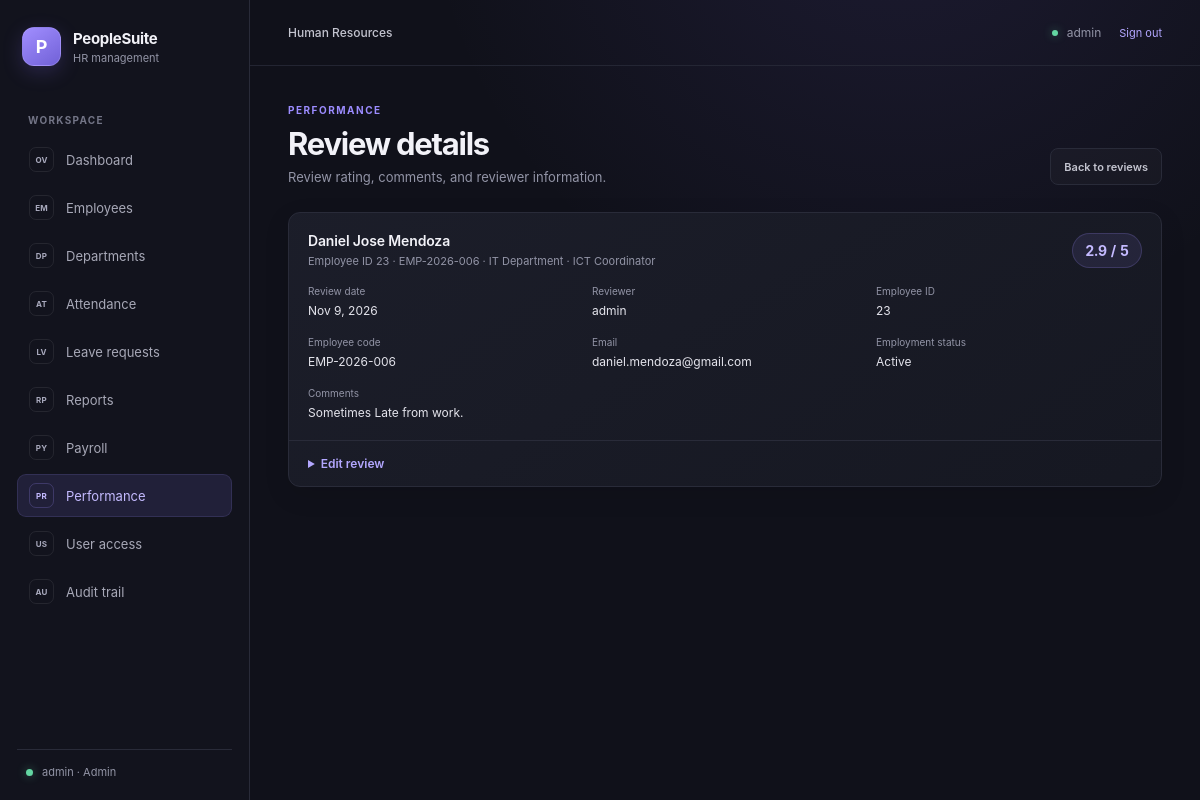
/performance-details.php?id=10 (signed in), run on the app's committed database.
### tables this page shows
CREATE TABLE `performance_reviews` (
  `review_id` int(11) NOT NULL,
  `employee_id` int(11) NOT NULL,
  `reviewer_id` int(11) DEFAULT NULL,
  `review_date` date NOT NULL,
  `rating` decimal(3,1) NOT NULL,
  `comments` text DEFAULT NULL,
  `created_at` timestamp NOT NULL DEFAULT current_timestamp()
);

CREATE TABLE `users` (
  `user_id` int(11) NOT NULL,
  `employee_id` int(11) DEFAULT NULL,
  `username` varchar(50) NOT NULL,
  `password` varchar(255) NOT NULL,
  `role` enum('Admin','HR','Employee') DEFAULT 'Employee',
  `account_status` enum('Active','Inactive') DEFAULT 'Active',
  `created_at` timestamp NOT NULL DEFAULT current_timestamp()
);

CREATE TABLE `employees` (
  `employee_id` int(11) NOT NULL,
  `employee_code` varchar(20) NOT NULL,
  `first_name` varchar(100) NOT NULL,
  `middle_name` varchar(100) DEFAULT NULL,
  `last_name` varchar(100) NOT NULL,
  `gender` enum('Male','Female','Other') DEFAULT 'Other',
  `birth_date` date DEFAULT NULL,
  `email` varchar(150) NOT NULL,
  `phone` varchar(30) DEFAULT NULL,
  `address` text DEFAULT NULL,
  `department_id` int(11) DEFAULT NULL,
  `position` varchar(100) DEFAULT NULL,
  `hire_date` date NOT NULL,
  `employment_type` enum('Regular','Probationary','Contractual','Part-time') DEFAULT 'Regular',
  `employment_status` enum('Active','On Leave','Resigned','Terminated','Retired') DEFAULT 'Active',
  `basic_salary` decimal(12,2) DEFAULT 0.00,
  `created_at` timestamp NOT NULL DEFAULT current_timestamp(),
  `updated_at` timestamp NOT NULL DEFAULT current_timestamp() ON UPDATE current_timestamp()
);

CREATE TABLE `departments` (
  `department_id` int(11) NOT NULL,
  `department_name` varchar(100) NOT NULL,
  `description` text DEFAULT NULL,
  `created_at` timestamp NOT NULL DEFAULT current_timestamp()
);

### includes/auth.php (called while the page is built, shortened)
<?php
function auth_current_user(): ?array
{
    $user = $_SESSION['auth_user'];
    $lastActivity = (int) ($_SESSION['auth_last_activity'] ?? 0);
    return $user;
}
        ?>

### performance-details.php (the view, shortened to what this page needs)
<?php
require __DIR__ . '/includes/auth.php';
require __DIR__ . '/config/db.php';
$user = auth_current_user();
$isEmployee = $user['role'] === 'Employee';
$reviewId = filter_var($_GET['id'] ?? null, FILTER_VALIDATE_INT, ['options' => ['min_range' => 1]]);
$review = null;
$loadError = null;
$escape = static function ($value): string {
    return htmlspecialchars((string) $value, ENT_QUOTES, 'UTF-8');
};
if ($loadError === null) {
    try {
        $sql = 'SELECT pr.review_id, pr.employee_id, pr.reviewer_id,
                       pr.review_date, pr.rating, pr.comments, pr.created_at,
                       reviewer.username AS reviewer_username,
                       e.employee_code, e.first_name, e.middle_name, e.last_name,
                       e.email, e.position, e.hire_date, e.employment_status,
                       d.department_name
                FROM performance_reviews AS pr
                INNER JOIN employees AS e ON e.employee_id = pr.employee_id
                LEFT JOIN departments AS d ON d.department_id = e.department_id
                LEFT JOIN users AS reviewer ON reviewer.user_id = pr.reviewer_id
                WHERE pr.review_id = :review_id';
        $parameters = [':review_id' => $reviewId];
        $query = $pdo->prepare($sql);
        $query->execute($parameters);
        $review = $query->fetch() ?: null;
    } catch (PDOException $e) {
        error_log('Performance review detail load failed: ' . $e->getMessage());
        $loadError = 'Performance review details could not be loaded. Please try again later.';
    }
}
$activePage = 'performance';
require __DIR__ . '/includes/header.php';
require __DIR__ . '/includes/sidebar.php';
?>
<section class="page-heading">
    <div>
        <p class="eyebrow"><?= $isEmployee ? 'MY PERFORMANCE' : 'PERFORMANCE' ?></p>
        <h1>Review details</h1>
        <p class="page-description">Review rating, comments, and reviewer information.</p>
    </div>
    <a class="button button-quiet" href="performance.php">Back to reviews</a>
</section>
<?php if ($loadError !== null): ?>
    <div class="alert alert-error" role="alert"><?= $escape($loadError) ?></div>
<?php elseif ($review === null): ?>
    <div class="alert alert-error" role="alert">The requested review was not found or is not available to your account.</div>
<?php else: ?>
    <section class="panel performance-detail-panel">
        <div class="panel-heading">
            <div>
                <h2><?= $escape(trim($review['first_name'] . ' ' . ($review['middle_name'] ?? '') . ' ' . $review['last_name'])) ?></h2>
                <p>Employee ID <?= (int) $review['employee_id'] ?> · <?= $escape($review['employee_code']) ?> · <?= $escape($review['department_name'] ?? 'Unassigned') ?> · <?= $escape($review['position'] ?? 'Position not set') ?></p>
            </div>
            <span class="rating-badge rating-badge-large"><?= $escape(number_format((float) $review['rating'], 1)) ?> / 5</span>
        </div>
        <dl class="performance-detail-grid">
            <div><dt>Review date</dt><dd><?= $escape(date('M j, Y', strtotime($review['review_date']))) ?></dd></div>
            <div><dt>Reviewer</dt><dd><?= $escape($review['reviewer_username'] ?? 'Not recorded') ?></dd></div>
            <div><dt>Employee ID</dt><dd><?= (int) $review['employee_id'] ?></dd></div>
            <div><dt>Employee code</dt><dd><?= $escape($review['employee_code']) ?></dd></div>
            <div><dt>Email</dt><dd><?= $escape($review['email']) ?></dd></div>
            <div><dt>Employment status</dt><dd><?= $escape($review['employment_status'] ?? '—') ?></dd></div>
            <div><dt>Comments</dt><dd class="performance-detail-comments"><?= nl2br($escape($review['comments'] ?? 'No comments provided.')) ?></dd></div>
        </dl>
        <?php if (!$isEmployee): ?>
            <details class="performance-edit">
                <summary>Edit review</summary>
            </details>
        <?php endif; ?>
    </section>
<?php endif; ?>
<?php require __DIR__ . '/includes/footer.php'; ?>

### includes/sidebar.php (shortened to what this page needs)
<?php $currentUser = auth_current_user(); ?>
<aside class="sidebar">
    <a class="brand" href="dashboard.php" aria-label="PeopleSuite dashboard">
        <span class="brand-mark" aria-hidden="true">P</span>
        <span class="brand-copy">
            <strong>PeopleSuite</strong>
            <small>HR management</small>
        </span>
    </a>
    <p class="nav-label">WORKSPACE</p>
    <nav class="primary-nav" aria-label="Main navigation">
        <?php if ($currentUser === null): ?>
            <a class="nav-link <?= $activePage === 'login' ? 'is-active' : '' ?>" href="login.php" <?= $activePage === 'login' ? 'aria-current="page"' : '' ?>>
                <span class="nav-icon" aria-hidden="true">IN</span>
                <span>Sign in</span>
            </a>
        <?php else: ?>
            <a class="nav-link <?= $activePage === 'dashboard' ? 'is-active' : '' ?>" href="dashboard.php" <?= $activePage === 'dashboard' ? 'aria-current="page"' : '' ?>>
                <span class="nav-icon" aria-hidden="true">OV</span>
                <span>Dashboard</span>
            </a>
            <a class="nav-link <?= $activePage === 'employees' ? 'is-active' : '' ?>" href="employees.php" <?= $activePage === 'employees' ? 'aria-current="page"' : '' ?>>
                <span class="nav-icon" aria-hidden="true">EM</span>
                <span>Employees</span>
            </a>
            <a class="nav-link <?= $activePage === 'departments' ? 'is-active' : '' ?>" href="departments.php" <?= $activePage === 'departments' ? 'aria-current="page"' : '' ?>>
                <span class="nav-icon" aria-hidden="true">DP</span>
                <span>Departments</span>
            </a>
            <a class="nav-link <?= $activePage === 'attendance' ? 'is-active' : '' ?>" href="attendance.php" <?= $activePage === 'attendance' ? 'aria-current="page"' : '' ?>>
                <span class="nav-icon" aria-hidden="true">AT</span>
                <span>Attendance</span>
            </a>
            <a class="nav-link <?= $activePage === 'leave' ? 'is-active' : '' ?>" href="leave.php" <?= $activePage === 'leave' ? 'aria-current="page"' : '' ?>>
                <span class="nav-icon" aria-hidden="true">LV</span>
                <span>Leave requests</span>
            </a>
            <a class="nav-link <?= $activePage === 'reports' ? 'is-active' : '' ?>" href="reports.php" <?= $activePage === 'reports' ? 'aria-current="page"' : '' ?>>
                <span class="nav-icon" aria-hidden="true">RP</span>
                <span>Reports</span>
            </a>
            <?php if ($currentUser['role'] === 'Admin'): ?>
                <a class="nav-link <?= $activePage === 'payroll' ? 'is-active' : '' ?>" href="payroll.php" <?= $activePage === 'payroll' ? 'aria-current="page"' : '' ?>>
                    <span class="nav-icon" aria-hidden="true">PY</span>
                    <span>Payroll</span>
                </a>
                <a class="nav-link <?= $activePage === 'performance' ? 'is-active' : '' ?>" href="performance.php" <?= $activePage === 'performance' ? 'aria-current="page"' : '' ?>>
                    <span class="nav-icon" aria-hidden="true">PR</span>
                    <span>Performance</span>
                </a>
                <a class="nav-link <?= $activePage === 'users' ? 'is-active' : '' ?>" href="users.php" <?= $activePage === 'users' ? 'aria-current="page"' : '' ?>>
                    <span class="nav-icon" aria-hidden="true">US</span>
                    <span>User access</span>
                </a>
                <a class="nav-link <?= $activePage === 'audit' ? 'is-active' : '' ?>" href="audit.php" <?= $activePage === 'audit' ? 'aria-current="page"' : '' ?>>
                    <span class="nav-icon" aria-hidden="true">AU</span>
                    <span>Audit trail</span>
                </a>
            <?php endif; ?>
        <?php endif; ?>
    </nav>
    <div class="sidebar-footer">
        <?php if ($currentUser !== null): ?>
            <span class="sidebar-footer-dot" aria-hidden="true"></span>
            <span><?= htmlspecialchars($currentUser['username'], ENT_QUOTES, 'UTF-8') ?> · <?= htmlspecialchars($currentUser['role'], ENT_QUOTES, 'UTF-8') ?></span>
        <?php else: ?>
            <span>Secure workspace access</span>
        <?php endif; ?>
    </div>
</aside>
<main class="main-panel">
    <header class="topbar">
        <span class="topbar-context"><?= $currentUser !== null ? 'Human Resources' : 'PeopleSuite' ?></span>
        <?php if ($currentUser !== null): ?>
            <form class="topbar-account" method="post" action="logout.php">
                <span class="topbar-label"><span class="online-dot" aria-hidden="true"></span><?= htmlspecialchars($currentUser['username'], ENT_QUOTES, 'UTF-8') ?></span>
                <button class="topbar-logout" type="submit">Sign out</button>
            </form>
        <?php else: ?>
            <span class="topbar-label">Secure sign in</span>
        <?php endif; ?>
    </header>
    <div class="page-content">

### data on the page
performance_reviews: reviewer.username "admin", employee.last_name "Daniel Jose Mendoza", employee "23", employee.employee_code "EMP-2026-006", departments.department_name "IT Department", employee.position "ICT Coordinator", rating "2.9", review_date "Nov 9, 2026", employee.email "daniel.mendoza@gmail.com", employee.employment_status "Active", comments "Sometimes Late from work."

### other printed values
$currentUser['role'] "Admin"
